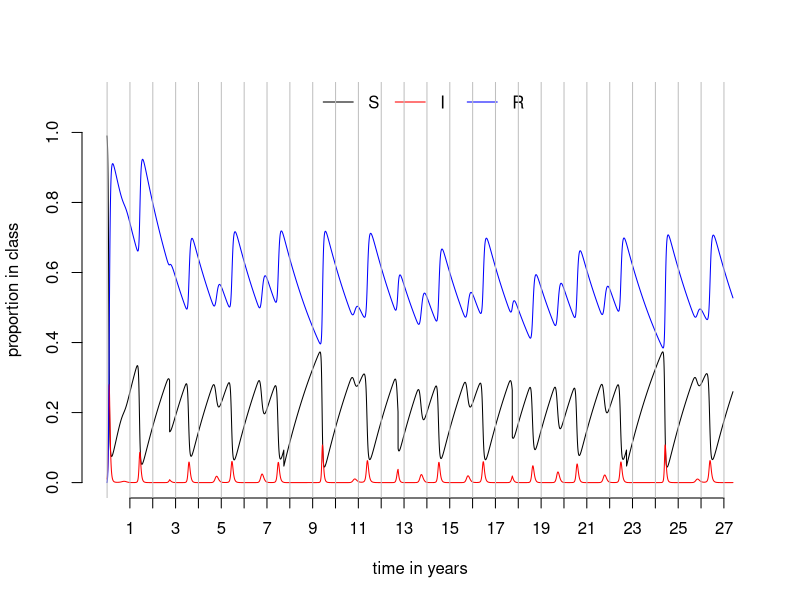

The R source for this figure:
#SIR model for IIT Bombay measles workshop 2024
#Version 2: Model + births/deaths

# a function to calculate the seasonal variation in transmission rate
# timescale here is assumed to be daily timesteps, with 365 in a year
# mean.beta is as before
# seas is the amplitude of the seasonal forcing -- bigger values give bigger differences
# between the high and low season
beta.fx<-function(t,mean.beta,seas,timescale=365){mean.beta*(1-seas*cos(2*pi*(t)/timescale))}

model <- function(brate=0.0001,drate=0.0001,gamma=0.1,mean_beta=.5, seasonality = 0.2,vaccov=0.8,vactime=500,vacdegree=1, SIAtime=seq(1000, tmax,by=3*365), SIAcov=.8,tmax=2000){
  # brate = birth rate
  # drate = death rate
  # gamma = recovery rate
  # mean_beta = mean of transmission rate
  # seasonality = amplitude of seasonality
  # vaccov = coverage with routine vaccination of children
  # vactime = the time step at which vaccination is introduced
  # vacdegree = the effectiveness of vacciantion (1 is perfect vaccination)
  # SIAtime = a vector of times when SIAs occur; SIAs occur instantaneously in a day
  # SIAcov = coverage of the SIA; here assumed to cover all susceptibles, as this is not an age specific model
  # tmax = maximum time step; duration of simulation

  S=rep(0,tmax+1)                # storage for susceptibles
  I=rep(0,tmax+1)                # storage for infecteds
  R=rep(0,tmax+1)                # storage for recovereds
  V=rep(0,tmax+1)                # storage for vaccinated
  I[1]=0.01                      # initial proportion infected  
  S[1]=1-I[1]                    # initial proportion susceptible
  R[1]=0                         # initial proportion recovered
  V[1]=0                         # initial proportion vaccinated
  
  for(t in 1:vactime){
    beta.t = beta.fx(t,mean.beta = mean_beta, seas=seasonality)
    S[t+1]=S[t]-beta.t*S[t]*I[t]-drate*S[t]+brate*(S[t]+I[t]+R[t]+V[t])
    I[t+1]=I[t]+beta.t*S[t]*I[t]+beta.t*(1-vacdegree)*V[t]*I[t]-gamma*I[t]-drate*I[t]
    R[t+1]=R[t]+gamma*I[t]-drate*R[t]
    V[t+1]=0
  }
  for(t in (vactime+1):tmax){
    beta.t = beta.fx(t,mean.beta = mean_beta, seas=seasonality)
    if(is.na(match(t,SIAtime))){
    S[t+1]=S[t]-beta.t*S[t]*I[t]-drate*S[t]+brate*(S[t]+I[t]+R[t]+V[t])*(1-vaccov)
    I[t+1]=I[t]+beta.t*S[t]*I[t]+beta.t*(1-vacdegree)*V[t]*I[t]-gamma*I[t]-drate*I[t]
    R[t+1]=R[t]+gamma*I[t]-drate*R[t]
    V[t+1]=V[t]+brate*(S[t]+I[t]+R[t]+V[t])*vaccov-beta.t*(1-vacdegree)*V[t]*I[t]-drate*V[t]
    }
    if(!is.na(match(t,SIAtime))){
    S[t+1]=S[t]-beta.t*S[t]*I[t]-drate*S[t]+brate*(S[t]+I[t]+R[t]+V[t])*(1-vaccov) - (S[t] * SIAcov)
    I[t+1]=I[t]+beta.t*S[t]*I[t]+beta.t*(1-vacdegree)*V[t]*I[t]-gamma*I[t]-drate*I[t]
    R[t+1]=R[t]+gamma*I[t]-drate*R[t]
    V[t+1]=V[t]+brate*(S[t]+I[t]+R[t]+V[t])*vaccov-beta.t*(1-vacdegree)*V[t]*I[t]-drate*V[t] + (S[t] * SIAcov)
    }
  }
  
  cbind(S, I, R, V)
  
}

#Plot graph
plot.model <- function(tmax=2000){

  plot(x=0:tmax,y=model.out[1:(tmax+1),"S"],type="l",ylim=c(0,1.1),xlab="time in years",ylab="proportion in class",axes=F)
  lines(x=0:tmax,y=model.out[1:(tmax+1),"I"],col="red")
  lines(x=0:tmax,y=model.out[1:(tmax+1),"R"],col="blue")
  legend("top",legend=c("S","I","R"), col=c("black","red","blue"),
         lty=c(1,1,1),bty="n",ncol=3)

}

#Example output
duration <- 100000
model.out <- model(tmax=duration, brate=0.001,drate=0.001, mean_beta=.5, seasonality=.5, vaccov=0.2, SIAtime=seq(1000,duration,by=5*365), SIAcov=.5) # run at baseline parameters
#plot.model(tmax=100)
plot.model(tmax=10000)    # plot the time series
axis(2)
axis(1,at = seq(365,10000, by=365), labels = 1:floor(10000/365))
abline(v=seq(1,10000,by=365),col=grey(.75))  # add vertical lines to indicate years to 

################################################################################
# explore the consequences of changing the birth rate and the strength of seasonality
# 1. change the SIA coverage to 0.8
# 2. change the SIA frequency to every 3 years
################################################################################


